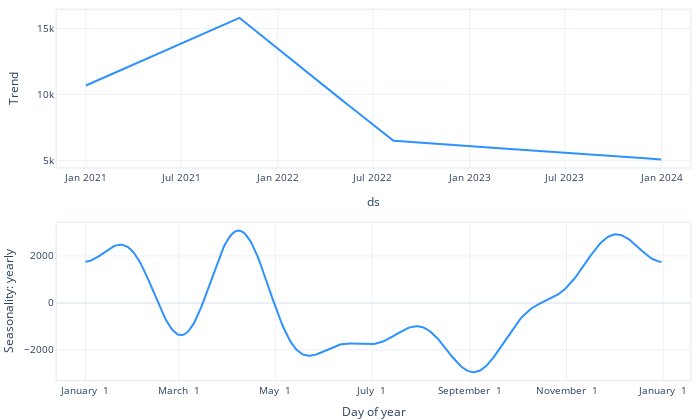

Here is the notebook cell this chart was saved with:
### Code cell
a2.plot_parameters(components=['trend', 'seasonality'])

### Figure 1 — Plotly figure (JSON) as saved in the notebook; plotly's stock layout.template omitted (floating-point values rounded to 4 significant figures; data arrays with more than 128 entries replaced by an {"elided": "..."} marker saying what was removed)
{"data": [{"fill": "none", "line": {"color": "#2d92ff", "width": 2}, "mode": "lines", "name": "Trend", "type": "scatter", "x": {"elided": "1095 str values"}, "xaxis": "x", "y": {"elided": "1095 float values"}, "yaxis": "y"}, {"fill": "none", "line": {"color": "#2d92ff", "width": 2}, "mode": "lines", "name": "yearly", "type": "scatter", "x": {"elided": "365 str values"}, "xaxis": "x2", "y": {"elided": "365 float values"}, "yaxis": "y2"}], "layout": {"autosize": true, "font": {"size": 10}, "height": 420, "hovermode": "x unified", "margin": {"b": 0, "l": 0, "pad": 0, "r": 10, "t": 10}, "showlegend": false, "title": {"font": {"size": 12}}, "width": 700, "xaxis": {"anchor": "y", "domain": [0, 1], "linewidth": 1.5, "mirror": true, "range": ["2020-11-07T00:00:00", "2024-02-24T00:00:00"], "showline": true, "title": {"text": "ds"}, "type": "date"}, "xaxis2": {"anchor": "y2", "domain": [0, 1], "linewidth": 1.5, "mirror": true, "range": ["2016-12-14T00:00:00", "2018-01-18T00:00:00"], "showline": true, "tickformat": "%B %e", "title": {"text": "Day of year"}}, "yaxis": {"anchor": "x", "domain": [0.575, 1], "linewidth": 1.5, "mirror": true, "rangemode": "normal", "showline": true, "title": {"text": "Trend"}}, "yaxis2": {"anchor": "x2", "domain": [0, 0.425], "linewidth": 1.5, "mirror": true, "rangemode": "normal", "showline": true, "title": {"text": "Seasonality: yearly"}}}}
